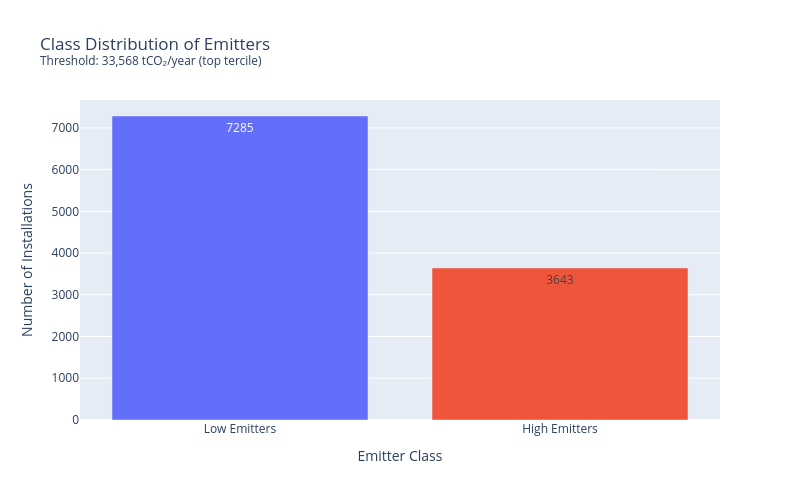

The cell this chart's notebook holds for it:
### Markdown cell above
#### Checking for class imbalance before and after split

### Code cell
# Calculate class distribution
class_counts = pd.Series(y).value_counts().reset_index()
class_counts.columns = ['Class', 'Count']
class_counts['Class'] = class_counts['Class'].map({0: 'Low Emitters', 1: 'High Emitters'})

# Create an interactive bar plot
fig = px.bar(
    class_counts,
    x='Class',
    y='Count',
    title=f'Class Distribution of Emitters<br><sup>Threshold: {threshold:,.0f} tCO₂/year (top tercile)</sup>',
    labels={'Count': 'Number of Installations', 'Class': 'Emitter Class'},
    color='Class',
    text='Count'
)

# Customize layout
fig.update_layout(
    height=500,
    width=800,
    showlegend=False,
    yaxis_title='Number of Installations',
    xaxis_title='Emitter Class'
)

# Show the plot
fig.show()

### Figure 1 — Plotly figure (JSON) as saved in the notebook; plotly's stock layout.template omitted (floating-point values rounded to 4 significant figures)
{"data": [{"hovertemplate": "Emitter Class=%{x}<br>Number of Installations=%{text}<extra></extra>", "legendgroup": "Low Emitters", "marker": {"color": "#636efa", "pattern": {"shape": ""}}, "name": "Low Emitters", "orientation": "v", "showlegend": true, "text": [7285.0], "textposition": "auto", "type": "bar", "x": ["Low Emitters"], "xaxis": "x", "y": [7285], "yaxis": "y"}, {"hovertemplate": "Emitter Class=%{x}<br>Number of Installations=%{text}<extra></extra>", "legendgroup": "High Emitters", "marker": {"color": "#EF553B", "pattern": {"shape": ""}}, "name": "High Emitters", "orientation": "v", "showlegend": true, "text": [3643.0], "textposition": "auto", "type": "bar", "x": ["High Emitters"], "xaxis": "x", "y": [3643], "yaxis": "y"}], "layout": {"barmode": "relative", "height": 500, "legend": {"title": {"text": "Emitter Class"}, "tracegroupgap": 0}, "showlegend": false, "title": {"text": "Class Distribution of Emitters<br><sup>Threshold: 33,568 tCO₂/year (top tercile)</sup>"}, "width": 800, "xaxis": {"anchor": "y", "categoryarray": ["Low Emitters", "High Emitters"], "categoryorder": "array", "domain": [0, 1], "title": {"text": "Emitter Class"}}, "yaxis": {"anchor": "x", "domain": [0, 1], "title": {"text": "Number of Installations"}}}}
